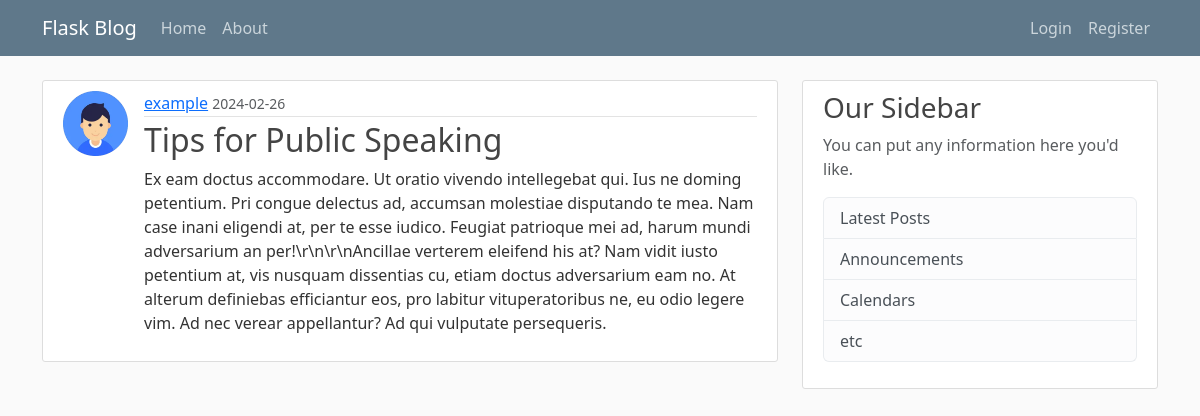
The app's page /post/13, older data.
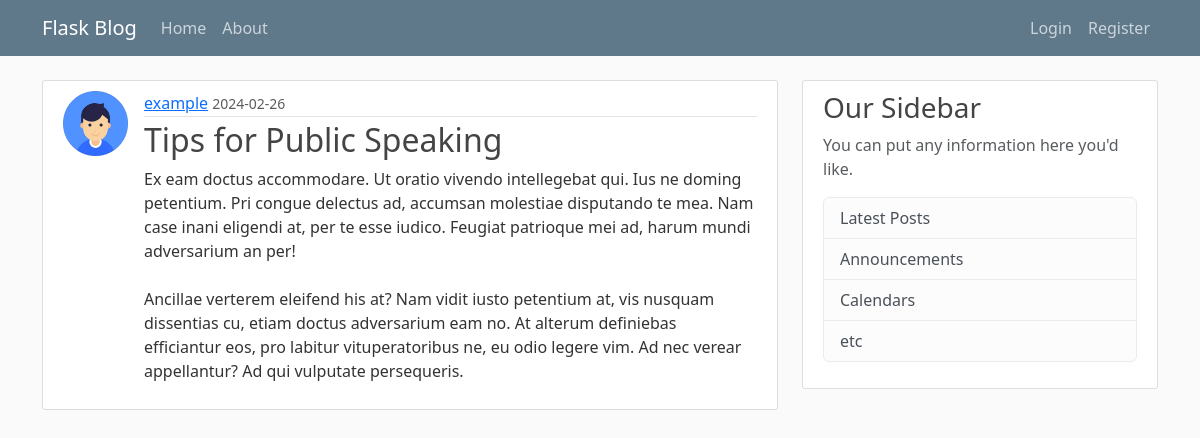
The same page, newer data.
### flaskblog/models.py (models this page shows, shortened)
class Post(db.Model):
    id = db.Column(db.Integer, primary_key=True)
    title = db.Column(db.String(100), nullable=False)
    date_posted = db.Column(db.DateTime, nullable=False, default=datetime.utcnow)
    content = db.Column(db.Text, nullable=False)
    user_id = db.Column(db.Integer, db.ForeignKey('user.id'), nullable=False)

### flaskblog/routes.py (the view)
@app.route("/post/<int:post_id>")
def post(post_id):
    post = Post.query.get_or_404(post_id)
    return render_template('post.html', title= post.title, post= post)

### flaskblog/templates/post.html (shortened to what this page needs)
{% extends 'layout.html' %}
{% block content %}
    <article class="media content-section" style= "display: flex;">
        <img class= "rounded-circle, article-img" src= "{{ url_for('static', filename= 'profile_pics/' + post.author.image_file) }}">
        <div class="media-body">
        <div class="article-metadata">
            <a class="mr-2" href="{{ url_for('user_posts', username= post.author.username) }}">{{ post.author.username }}</a>
            <small class="text-muted">{{ post.date_posted.strftime('%Y-%m-%d') }}</small>
        </div>
        <h2 class= "article-title">{{ post.title }}</h2>
        <p class="article-content">{{ post.content }}</p>
        </div>
    </article>
{% endblock content %}

Row changes from the older to the newer data that the page shows:
changed Post "Tips for Public Speaking": content "…harum mundi adversarium an per!\\r\\n\\r\\nAncillae verterem eleifend his at?…" → "…harum mundi adversarium an per! Ancillae verterem eleifend his at?…"
